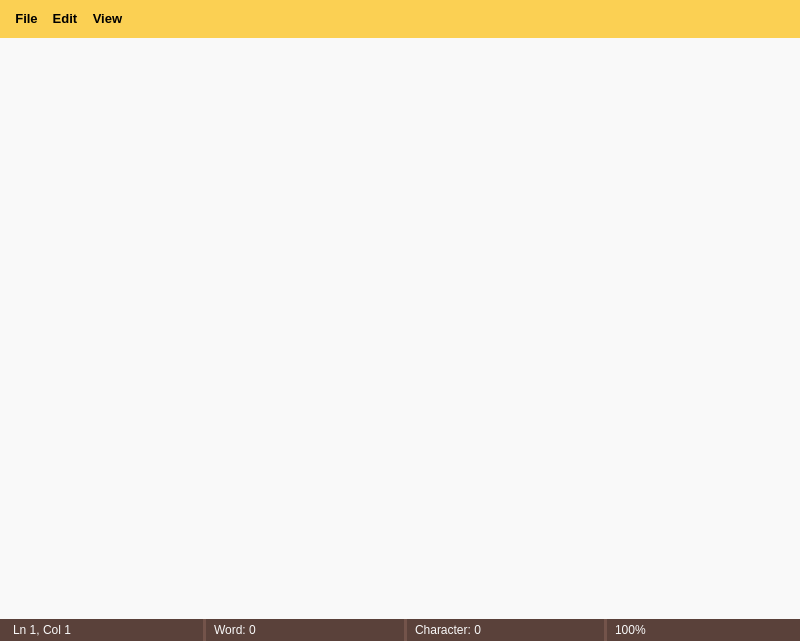
<?xml version="1.0" encoding="UTF-8"?>
<ui version="4.0">
 <class>Notepad</class>
 <widget class="QMainWindow" name="Notepad">
  <property name="geometry">
   <rect>
    <x>0</x>
    <y>0</y>
    <width>800</width>
    <height>641</height>
   </rect>
  </property>
  <property name="sizePolicy">
   <sizepolicy hsizetype="Expanding" vsizetype="Expanding">
    <horstretch>0</horstretch>
    <verstretch>0</verstretch>
   </sizepolicy>
  </property>
  <property name="windowTitle">
   <string>Untitled - Notepad</string>
  </property>
  <property name="styleSheet">
   <string notr="true">selection-background-color: rgb(255, 240, 166);
selection-color: rgb(0, 0, 0);</string>
  </property>
  <widget class="QWidget" name="centralwidget">
   <property name="sizePolicy">
    <sizepolicy hsizetype="MinimumExpanding" vsizetype="MinimumExpanding">
     <horstretch>0</horstretch>
     <verstretch>0</verstretch>
    </sizepolicy>
   </property>
   <property name="styleSheet">
    <string notr="true">background-color: rgb(90, 65, 58);</string>
   </property>
   <layout class="QVBoxLayout" name="verticalLayout">
    <property name="spacing">
     <number>0</number>
    </property>
    <property name="leftMargin">
     <number>0</number>
    </property>
    <property name="topMargin">
     <number>0</number>
    </property>
    <property name="rightMargin">
     <number>0</number>
    </property>
    <property name="bottomMargin">
     <number>0</number>
    </property>
    <item>
     <widget class="QPlainTextEdit" name="plainTextEdit">
      <property name="font">
       <font>
        <family>Arial</family>
        <pointsize>12</pointsize>
       </font>
      </property>
      <property name="autoFillBackground">
       <bool>false</bool>
      </property>
      <property name="styleSheet">
       <string notr="true">background-color: rgb(249, 249, 249);
color: rgb(0, 0, 0);
padding-left: 10px;
padding-right: 10px;
padding-top: 10px;</string>
      </property>
      <property name="frameShape">
       <enum>QFrame::NoFrame</enum>
      </property>
      <property name="frameShadow">
       <enum>QFrame::Plain</enum>
      </property>
      <property name="lineWrapMode">
       <enum>QPlainTextEdit::NoWrap</enum>
      </property>
      <property name="plainText">
       <string/>
      </property>
     </widget>
    </item>
    <item>
     <layout class="QHBoxLayout" name="horizontalLayout_3">
      <property name="spacing">
       <number>5</number>
      </property>
      <property name="leftMargin">
       <number>10</number>
      </property>
      <item>
       <widget class="QLabel" name="label_line_col">
        <property name="font">
         <font>
          <family>Arial</family>
          <pointsize>9</pointsize>
         </font>
        </property>
        <property name="styleSheet">
         <string notr="true">padding: 4px 0 4px 0;
color: rgb(249, 249, 249);</string>
        </property>
        <property name="text">
         <string>Ln 1, Col 1</string>
        </property>
       </widget>
      </item>
      <item>
       <widget class="Line" name="line">
        <property name="enabled">
         <bool>false</bool>
        </property>
        <property name="autoFillBackground">
         <bool>false</bool>
        </property>
        <property name="styleSheet">
         <string notr="true">border: 0.5px solid rgb(115, 83, 74);
background: rgb(115, 83, 74);</string>
        </property>
        <property name="frameShadow">
         <enum>QFrame::Plain</enum>
        </property>
        <property name="lineWidth">
         <number>0</number>
        </property>
        <property name="orientation">
         <enum>Qt::Vertical</enum>
        </property>
       </widget>
      </item>
      <item>
       <widget class="QLabel" name="label_word_count">
        <property name="font">
         <font>
          <family>Arial</family>
          <pointsize>9</pointsize>
         </font>
        </property>
        <property name="styleSheet">
         <string notr="true">padding: 4px 0 4px 0;
color: rgb(249, 249, 249);</string>
        </property>
        <property name="text">
         <string>Word: 0</string>
        </property>
       </widget>
      </item>
      <item>
       <widget class="Line" name="line_2">
        <property name="enabled">
         <bool>false</bool>
        </property>
        <property name="styleSheet">
         <string notr="true">border: 0.5px solid rgb(115, 83, 74);
background: rgb(115, 83, 74);</string>
        </property>
        <property name="frameShadow">
         <enum>QFrame::Plain</enum>
        </property>
        <property name="orientation">
         <enum>Qt::Vertical</enum>
        </property>
       </widget>
      </item>
      <item>
       <widget class="QLabel" name="label_char_count">
        <property name="font">
         <font>
          <family>Arial</family>
          <pointsize>9</pointsize>
         </font>
        </property>
        <property name="styleSheet">
         <string notr="true">padding: 4px 0 4px 0;
color: rgb(249, 249, 249);</string>
        </property>
        <property name="text">
         <string>Character: 0</string>
        </property>
       </widget>
      </item>
      <item>
       <widget class="Line" name="line_3">
        <property name="enabled">
         <bool>false</bool>
        </property>
        <property name="styleSheet">
         <string notr="true">border: 0.5px solid rgb(115, 83, 74);
background: rgb(115, 83, 74);</string>
        </property>
        <property name="frameShadow">
         <enum>QFrame::Plain</enum>
        </property>
        <property name="orientation">
         <enum>Qt::Vertical</enum>
        </property>
       </widget>
      </item>
      <item>
       <widget class="QLabel" name="label_zoom">
        <property name="font">
         <font>
          <family>Arial</family>
          <pointsize>9</pointsize>
         </font>
        </property>
        <property name="styleSheet">
         <string notr="true">padding: 4px 0 4px 0;
color: rgb(249, 249, 249);</string>
        </property>
        <property name="text">
         <string>100%</string>
        </property>
       </widget>
      </item>
     </layout>
    </item>
   </layout>
  </widget>
  <widget class="QMenuBar" name="menubar">
   <property name="geometry">
    <rect>
     <x>0</x>
     <y>0</y>
     <width>800</width>
     <height>42</height>
    </rect>
   </property>
   <property name="font">
    <font>
     <family>Segoe UI</family>
     <pointsize>10</pointsize>
     <bold>true</bold>
    </font>
   </property>
   <property name="styleSheet">
    <string notr="true">background-color: rgb(251, 208, 83);
color: rgb(0, 0, 0);
padding: 8.5px 5px 8.5px 5px;
font-weight: 600;
selection-background-color: rgb(255, 240, 166);</string>
   </property>
   <widget class="QMenu" name="menuFile">
    <property name="font">
     <font>
      <pointsize>10</pointsize>
      <bold>true</bold>
     </font>
    </property>
    <property name="styleSheet">
     <string notr="true"/>
    </property>
    <property name="title">
     <string>File</string>
    </property>
    <addaction name="actionNew"/>
    <addaction name="actionOpen"/>
    <addaction name="actionSave"/>
    <addaction name="separator"/>
    <addaction name="actionExit"/>
   </widget>
   <widget class="QMenu" name="menuEdit">
    <property name="font">
     <font>
      <pointsize>10</pointsize>
      <bold>true</bold>
     </font>
    </property>
    <property name="styleSheet">
     <string notr="true"/>
    </property>
    <property name="title">
     <string>Edit</string>
    </property>
    <addaction name="actionCut"/>
    <addaction name="actionCopy"/>
    <addaction name="actionPaste"/>
    <addaction name="separator"/>
    <addaction name="actionSelect_all"/>
   </widget>
   <widget class="QMenu" name="menuView">
    <property name="font">
     <font>
      <pointsize>10</pointsize>
      <bold>true</bold>
     </font>
    </property>
    <property name="styleSheet">
     <string notr="true"/>
    </property>
    <property name="title">
     <string>View</string>
    </property>
    <addaction name="actionZoom_in"/>
    <addaction name="actionZoom_out"/>
    <addaction name="actionDefault_zoom"/>
   </widget>
   <addaction name="menuFile"/>
   <addaction name="menuEdit"/>
   <addaction name="menuView"/>
  </widget>
  <action name="actionNew">
   <property name="text">
    <string>New</string>
   </property>
  </action>
  <action name="actionOpen">
   <property name="text">
    <string>Open</string>
   </property>
  </action>
  <action name="actionSave">
   <property name="text">
    <string>Save</string>
   </property>
  </action>
  <action name="actionSave_As">
   <property name="text">
    <string>Save as</string>
   </property>
  </action>
  <action name="actionExit">
   <property name="text">
    <string>Exit</string>
   </property>
  </action>
  <action name="actionCut">
   <property name="text">
    <string>Cut</string>
   </property>
  </action>
  <action name="actionCopy">
   <property name="text">
    <string>Copy</string>
   </property>
  </action>
  <action name="actionPaste">
   <property name="text">
    <string>Paste</string>
   </property>
  </action>
  <action name="actionSelect_all">
   <property name="text">
    <string>Select all</string>
   </property>
  </action>
  <action name="actionZoom_in">
   <property name="text">
    <string>Zoom in</string>
   </property>
  </action>
  <action name="actionZoom_out">
   <property name="text">
    <string>Zoom out</string>
   </property>
  </action>
  <action name="actionDefault_zoom">
   <property name="text">
    <string>Default zoom</string>
   </property>
  </action>
 </widget>
 <tabstops>
  <tabstop>plainTextEdit</tabstop>
 </tabstops>
 <resources/>
 <connections/>
</ui>
